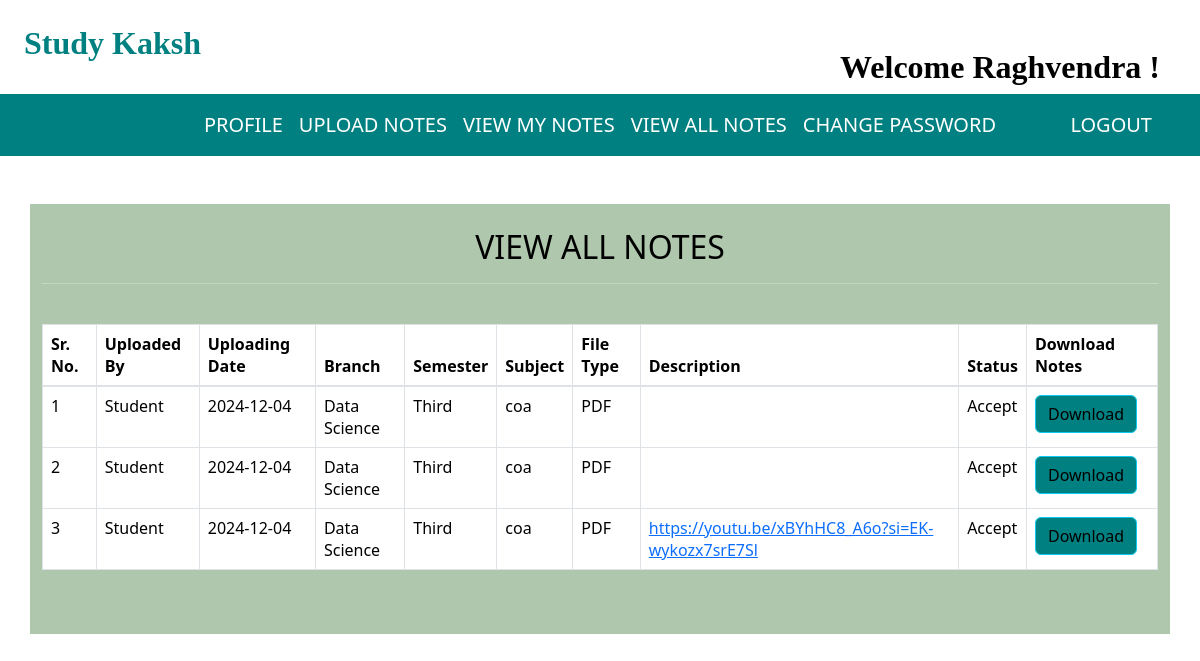
The app's page /viewallnotes (signed in) with its own data.
### notes/models.py (models this page shows, shortened)
class Notes(models.Model):
    user = models.ForeignKey(User, on_delete=models.CASCADE)
    uploadingdate = models.CharField(max_length=30)
    branch = models.CharField(max_length=30)
    semester = models.CharField(max_length=30)
    subject = models.CharField(max_length=30)
    notesfile = models.FileField(null=True)
    filetype = models.CharField(max_length=30)
    description = models.CharField(max_length=200, null=True)
    status = models.CharField(max_length=15)

class Signup(models.Model):
    user = models.ForeignKey(User, on_delete=models.CASCADE)
    contact = models.CharField(max_length=10, null=True)
    branch = models.CharField(max_length=30)
    semester = models.CharField(max_length=30)
    role = models.CharField(max_length=15)

### notes/views.py (the view)
# urls.py: path('viewallnotes', viewallnotes, name='viewallnotes'),
def viewallnotes(request):
    user_signup = Signup.objects.get(user=request.user)
    notes = Notes.objects.filter(status="Accept")
    for note in notes:
        signup = Signup.objects.get(user=note.user)
        note.uploaded_by_role = signup.role
    return render(request, 'viewallnotes.html', {'notes': notes})

### notes/templates/viewallnotes.html (shortened to what this page needs)
{% extends 'usernavigation.html' %}
{% load static %}
{% block body %}
<link href=" https://cdnjs.cloudflare.com/ajax/libs/twitter-bootstrap/5.3.0/css/bootstrap.min.css" rel="stylesheet">
<link href="https://cdn.datatables.net/2.0.2/css/dataTables.bootstrap5.css" rel="stylesheet">
<div class="container mt-5" style="background-color : AFC8AD"><br>
    <H2 class="text-center">VIEW ALL NOTES</H2>
    <hr>
    <br>
    <table class="table table-bordered" id="example">
        <thead>
        <tr>
            <th>Sr. No.</th>
            <th>Uploaded By</th>
            <th>Uploading Date</th>
            <th>Branch</th>
            <th>Semester</th>
            <th>Subject</th>
            <th>File Type</th>
            <th>Description</th>
            <th>Status</th>
            <th>Download Notes</th>
        </tr>
        </thead>
        <tbody>
        {% for i in notes%}
        <tr>
            <td>{{forloop.counter}}</td>
            <td>{{ i.uploaded_by_role }}</td>
            <td>{{i.uploadingdate}}</td>
            <td>{{i.branch}}</td>
            <td>{{i.semester}}</td>
            <td>{{i.subject}}</td>
            <td>{{i.filetype}}</td>
            <td>
                {% if i.description|slice:":8" == "https://"%}
                  <a href="{{ i.description }}" target="_blank">{{ i.description }}</a>
                {% else %}
                  {{ i.description }}
                {% endif %}
            </td>
            <td>{{i.status}}</td>
            <td><a class="btn btn-info" style="background-color: #008080;" download
                   href="{{i.notesfile.url}}">Download</a></td>
        </tr>
        {% endfor %}
        </tbody>
    </table>
    <br><br>
</div>
{% endblock %}

### notes/templates/usernavigation.html (shortened to what this page needs)
<html lang="en" xmlns="http://www.w3.org/1999/html">
<head>
    {% load static %}
    <link href="https://maxcdn.bootstrapcdn.com/bootstrap/4.3.1/css/bootstrap.min.css" rel="stylesheet">
    <link href="https://use.fontawesome.com/releases/v5.6.3/css/all.css"
 rel="stylesheet">
</head>
<link href="{% static 'css/mystyle.css'%}" rel="stylesheet">
<body>
<h2 style="padding : 2%"><span style="color:008080; font-family:playfair display; font-weight: bold">Study Kaksh</span>
    <span class="mt-4" style="position: absolute; right: 40px; font-weight: bold; font-family: 'poppins'; color: #black;">
      <span> Welcome {{request.user.first_name}}  ! </span>
  </span>
</h2>
<nav class="navbar navbar-expand-sm justify-content-center" style="background-color: #008080; font-size: 20px;">
    <ul class="navbar-nav">
        <li class="navbar-item">
            <a class="nav-link" href="{% url 'profile'%}" style="color: #FFFFFF;"> PROFILE </a>
        </li>
        <li class="navbar-item">
            <a class="nav-link" href="{% url 'upload_notes'%}" style="color: #FFFFFF;">UPLOAD NOTES
            </a>
        </li>
        <li class="navbar-item">
            <a class="nav-link" href="{% url 'view_mynotes'%}" style="color: #FFFFFF;">VIEW MY NOTES
            </a>
        </li>
        <li class="navbar-item">
            <a class="nav-link" href="{% url 'viewallnotes'%}" style="color: #FFFFFF;">VIEW ALL NOTES
            </a>
        </li>
        <li class="navbar-item">
            <a class="nav-link" href="{% url 'changepassword'%}" style="color: #FFFFFF;"> CHANGE PASSWORD </a>
        </li>
        <span style="position: absolute; right: 40px;">
<li class="navbar-item">
    <a class="nav-link" style="color: #FFFFFF;" href="{% url 'logout'%}">LOGOUT</a>
  </li>
  </span>
    </ul>
</nav>
</body>
</html>
{% block body %}
{% endblock %}

### notes/static/css/mystyle.css (style rules this page uses)
.nav-link { color: black; }

### notes/templates/viewallnotes.html (style rules this page uses)
body { background-color: #white; color: black; }
hr { border-color: white; }
.table th, .table td { color: black; }

### records on screen
Notes: uploaded_by_role "Student", uploadingdate "2024-12-04", branch "Data Science", semester "Third", subject "coa", filetype "PDF", status "Accept"
Notes: uploaded_by_role "Student", uploadingdate "2024-12-04", branch "Data Science", semester "Third", subject "coa", filetype "PDF", status "Accept"
Notes: uploaded_by_role "Student", uploadingdate "2024-12-04", branch "Data Science", semester "Third", subject "coa", filetype "PDF", description "https://youtu.be/xBYhHC8_A6o?si=EK-wykozx7srE7Sl", status "Accept"

### other values on screen
{{ request.user.first_name }} "Raghvendra"
